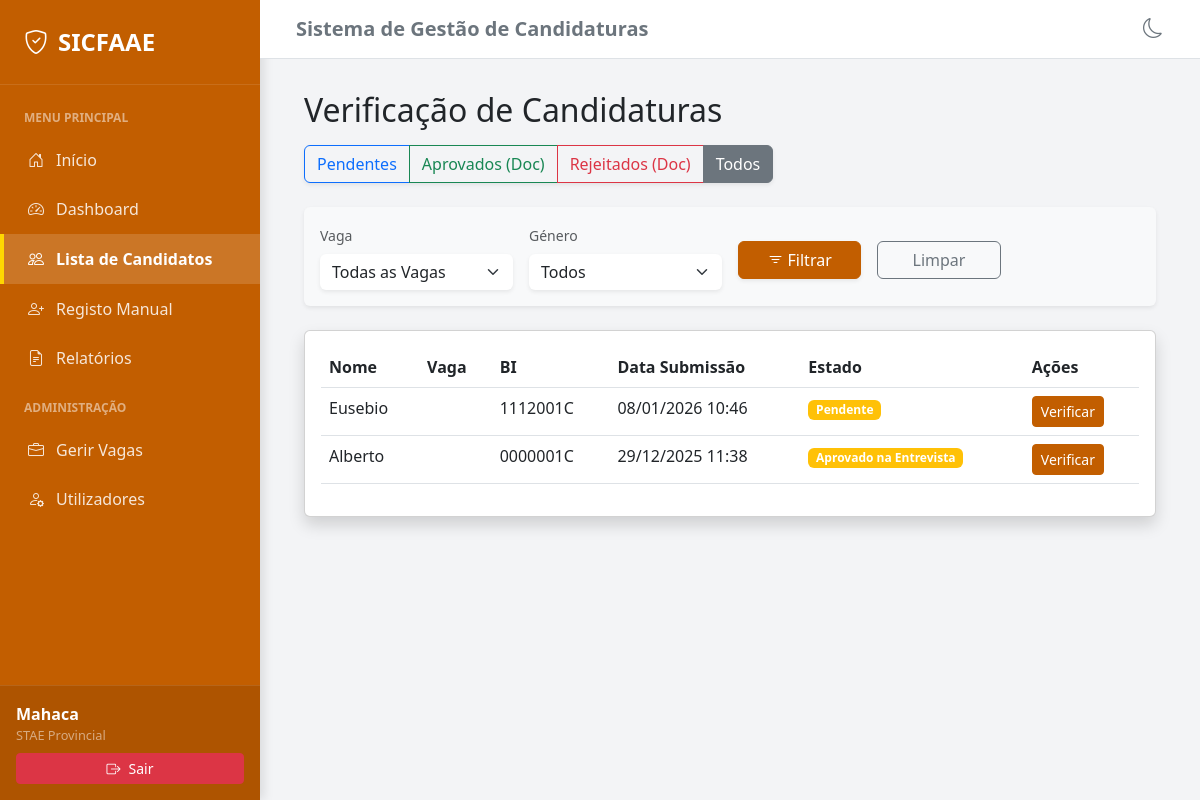
/candidaturas/gestao/lista/?estado=TODOS&vaga=&genero= (signed in), run on the app's committed database.
### candidaturas/models.py (models this page shows, shortened)
class PerfilUtilizador(models.Model):
    class Nivel(models.TextChoices):
        CENTRAL = 'CENTRAL', _('STAE Central')
        PROVINCIAL = 'PROVINCIAL', _('STAE Provincial')
        DISTRITAL = 'DISTRITAL', _('STAE Distrital')
    usuario = models.OneToOneField(
        User,
        on_delete=models.CASCADE,
        related_name='perfil',
        verbose_name=_("Utilizador")
    )
    nivel = models.CharField(
        _("Nível Administrativo"),
        max_length=20,
        choices=Nivel.choices,
        default=Nivel.DISTRITAL
    )
    provincia = models.ForeignKey(
        Provincia,
        on_delete=models.SET_NULL,
        verbose_name=_("Província"),
        related_name='admins_provinciais',
        blank=True,
        null=True,
        help_text=_("Província de responsabilidade (obrigatório para Provincial e Distrital)")
    )
    distrito = models.ForeignKey(
        Distrito,
        on_delete=models.SET_NULL,
        verbose_name=_("Distrito"),
        related_name='admins_distritais',
        blank=True,
        null=True,
        help_text=_("Distrito de responsabilidade (obrigatório para Distrital)")
    )
    data_criacao = models.DateTimeField(auto_now_add=True)
    data_atualizacao = models.DateTimeField(auto_now=True)
    history = HistoricalRecords()
    class Meta:
        verbose_name = _("Perfil de Utilizador")
        verbose_name_plural = _("Perfis de Utilizadores")

class Candidato(models.Model):
    class Estado(models.TextChoices):
        PENDENTE = 'PENDENTE', _('Pendente')
        DOCS_APROVADOS = 'DOCS_APROVADOS', _('Documentos Aprovados')
        DOCS_REJEITADOS = 'DOCS_REJEITADOS', _('Documentos Rejeitados')
        ENTREVISTA_AGENDADA = 'ENTREVISTA_AGENDADA', _('Entrevista Agendada')
        ENTREVISTA_APROVADA = 'ENTREVISTA_APROVADA', _('Aprovado na Entrevista')
        ENTREVISTA_REPROVADA = 'ENTREVISTA_REPROVADA', _('Reprovado na Entrevista')
        CONTRATADO = 'CONTRATADO', _('Contratado/Credenciais Geradas')
    class Genero(models.TextChoices):
        MASCULINO = 'M', _('Masculino')
        FEMININO = 'F', _('Feminino')
    vaga = models.ForeignKey(
        'Vaga',
        on_delete=models.PROTECT,
        verbose_name=_("Vaga a Candidatar"),
        related_name='candidatos',
        null=True,
        blank=True
    )
    nome_completo = models.CharField(_("Nome Completo"), max_length=255)
    genero = models.CharField(
        _("Género"),
        max_length=1,
        choices=Genero.choices,
        default=Genero.MASCULINO
    )
    numero_bi = models.CharField(_("Número de BI"), max_length=20, unique=True)
    numero_telefone = models.CharField(_("Número de Telefone"), max_length=15)
    provincia = models.ForeignKey(
        Provincia,
        on_delete=models.PROTECT,
        verbose_name=_("Província"),
        related_name='candidatos',
        null=True,
        blank=True
    )
    distrito = models.ForeignKey(
        Distrito,
        on_delete=models.PROTECT,
        verbose_name=_("Distrito"),
        related_name='candidatos',
        null=True,
        blank=True
    )
    endereco = models.TextField(_("Endereço (Bairro/Rua)"), blank=True)
    arquivo_cv = models.FileField(_("Curriculum Vitae (CV)"), upload_to='candidatos/cv/', null=True, blank=True)
    arquivo_bi = models.FileField(_("Cópia do BI"), upload_to='candidatos/bi/', null=True, blank=True)
    arquivo_certificado = models.FileField(_("Certificado de Habilitações"), upload_to='candidatos/certificados/', null=True, blank=True)
    foto = models.ImageField(_("Foto"), upload_to='candidatos/fotos/', blank=True, null=True)
    estado = models.CharField(
        _("Estado da Candidatura"),
        max_length=20,
        choices=Estado.choices,
        default=Estado.PENDENTE
    )
    observacoes = models.TextField(_("Observações"), blank=True, null=True)
    validacao_bi = models.BooleanField(_("BI Válido"), default=False)
    validacao_cv = models.BooleanField(_("CV Válido"), default=False)
    validacao_certificado = models.BooleanField(_("Certificado Válido"), default=False)
    validacao_nuit = models.BooleanField(_("NUIT (Se aplicável)"), default=False)
    validacao_registo_criminal = models.BooleanField(_("Registo Criminal"), default=False)
    validacao_atestado_medico = models.BooleanField(_("Atestado Médico"), default=False)
    validacao_requerimento = models.BooleanField(_("Requerimento Assinado"), default=False)
    data_entrevista = models.DateTimeField(_("Data da Entrevista"), null=True, blank=True)
    data_criacao = models.DateTimeField(auto_now_add=True)
    data_atualizacao = models.DateTimeField(auto_now=True)
    history = HistoricalRecords()
    class Meta:
        verbose_name = _("Candidato")
        verbose_name_plural = _("Candidatos")

### candidaturas/views.py (the view, shortened to what this page needs)
# urls.py: path('gestao/lista/', views.ListaVerificacaoView.as_view(), name='lista_verificacao'),
class ListaVerificacaoView(LoginRequiredMixin, generic.ListView):
    model = Candidato
    template_name = 'candidaturas/lista_candidatos.html'
    context_object_name = 'candidatos'
    def get_queryset(self):
        queryset_base = obter_candidatos_acessiveis(self.request.user)
        filtro_estado = self.request.GET.get('estado', Candidato.Estado.PENDENTE)
        filtro_vaga = self.request.GET.get('vaga')
        filtro_genero = self.request.GET.get('genero')
        qs = queryset_base
        if filtro_vaga:
            qs = qs.filter(vaga__id=filtro_vaga)
        if filtro_genero:
            qs = qs.filter(genero=filtro_genero)
        filtro_provincia = self.request.GET.get('provincia')
        if (self.request.user.is_superuser or obter_perfil_usuario(self.request.user).nivel == PerfilUtilizador.Nivel.CENTRAL) and filtro_provincia:
             qs = qs.filter(provincia__id=filtro_provincia)
        return qs.order_by('-data_criacao')
    def get_context_data(self, **kwargs):
        context = super().get_context_data(**kwargs)
        context['estado_atual'] = self.request.GET.get('estado', Candidato.Estado.PENDENTE)
        context['vaga_atual'] = self.request.GET.get('vaga', '')
        context['genero_atual'] = self.request.GET.get('genero', '')
        from .models import Vaga, Provincia
        context['vagas'] = Vaga.objects.filter(ativa=True)
        context['generos'] = Candidato.Genero.choices
        ul = obter_exibicao_nivel_usuario(self.request.user)
        context['nivel_usuario'] = ul
        context['apenas_visualizacao'] = "Superusuário" in ul or "STAE Central" in ul
        if "Superusuário" in ul or "STAE Central" in ul:
            context['provincias'] = Provincia.objects.all().order_by('nome')
            context['provincia_atual'] = self.request.GET.get('provincia', '')
        return context

### templates/candidaturas/lista_candidatos.html (shortened to what this page needs)
{% extends 'candidaturas/base.html' %}
{% block content %}
<div class="row mb-4">
    <div class="col">
        <h2 class="mb-3">Verificação de Candidaturas</h2>
        <div class="mb-4">
            <div class="btn-group shadow-sm">
                <a href="?estado=PENDENTE"
                    class="btn btn-outline-primary {% if estado_atual == 'PENDENTE' %}active{% endif %}">
                    Pendentes
                </a>
                <a href="?estado=DOCS_APROVADOS"
                    class="btn btn-outline-success {% if estado_atual == 'DOCS_APROVADOS' %}active{% endif %}">
                    Aprovados (Doc)
                </a>
                <a href="?estado=DOCS_REJEITADOS"
                    class="btn btn-outline-danger {% if estado_atual == 'DOCS_REJEITADOS' %}active{% endif %}">
                    Rejeitados (Doc)
                </a>
                <a href="?estado=TODOS&vaga={{ vaga_atual }}&genero={{ genero_atual }}"
                    class="btn btn-outline-secondary {% if estado_atual == 'TODOS' %}active{% endif %}">
                    Todos
                </a>
            </div>
        </div>
        <div class="card mb-4 shadow-sm border-0 bg-light">
            <div class="card-body">
                <form method="get" class="row g-3 align-items-center">
                    <div class="col-md-3">
                        <label class="form-label small text-muted">Vaga</label>
                        <select name="vaga" class="form-select border-0 shadow-sm">
                            <option value="">Todas as Vagas</option>
                        </select>
                    </div>
                    <div class="col-md-3">
                        <label class="form-label small text-muted">Género</label>
                        <select name="genero" class="form-select border-0 shadow-sm">
                            <option value="">Todos</option>
                        </select>
                    </div>
                    <div class="col-md-2 mt-4">
                        <button type="submit" class="btn btn-primary w-100 shadow-sm">
                            <i class="bi bi-filter me-1"></i>Filtrar
                        </button>
                    </div>
                    <div class="col-md-2 mt-4">
                        <a href="?estado={{ estado_atual }}" class="btn btn-outline-secondary w-100">
                            Limpar
                        </a>
                    </div>
                </form>
            </div>
        </div>
        <div class="card shadow">
            <div class="card-body">
                {% if candidatos %}
                <table class="table table-hover">
                    <thead>
                        <tr>
                            <th>Nome</th>
                            <th>Vaga</th>
                            <th>BI</th>
                            <th>Data Submissão</th>
                            <th>Estado</th>
                            <th>Ações</th>
                        </tr>
                    </thead>
                    <tbody>
                        {% for c in candidatos %}
                        <tr>
                            <td>{{ c.nome_completo }}</td>
                            <td>{{ c.get_funcao_display }}</td>
                            <td>{{ c.numero_bi }}</td>
                            <td>{{ c.data_criacao|date:"d/m/Y H:i" }}</td>
                            <td><span class="badge bg-warning">{{ c.get_estado_display }}</span></td>
                            <td>
                                {% if apenas_visualizacao %}
                                <a href="{% url 'candidaturas:detalhe_candidato' c.pk %}"
                                    class="btn btn-sm btn-outline-primary">Ver Detalhes</a>
                                {% else %}
                                <a href="{% url 'candidaturas:detalhe_candidato' c.pk %}"
                                    class="btn btn-sm btn-primary">Verificar</a>
                                {% endif %}
                            </td>
                        </tr>
                        {% endfor %}
                    </tbody>
                </table>
                {% else %}
                <p class="text-muted text-center py-4">Nenhuma candidatura encontrada com este filtro.</p>
                {% endif %}
            </div>
        </div>
    </div>
</div>
{% endblock %}

### templates/candidaturas/base.html (shortened to what this page needs)
{% load static %}
<!DOCTYPE html>
<html lang="pt">
<head>
    <link href="https://cdn.jsdelivr.net/npm/bootstrap@5.3.0/dist/css/bootstrap.min.css" rel="stylesheet">
    <link rel="stylesheet" href="https://cdn.jsdelivr.net/npm/bootstrap-icons@1.11.1/font/bootstrap-icons.css">
</head>
<body class="{% if not user.is_authenticated %}public-layout{% endif %}">
    {% if user.is_authenticated %}
    <div id="wrapper">
        <nav id="sidebar-wrapper">
            <div class="sidebar-heading">
                <i class="bi bi-shield-check"></i> SICFAAE
            </div>
            <div class="sidebar-menu nav flex-column">
                <div class="small fw-bold text-uppercase px-4 mb-2 mt-2 text-white-50" style="font-size: 0.75rem;">Menu
                    Principal</div>
                <a href="{% url 'candidaturas:inicio' %}"
                    class="nav-link {% if request.resolver_match.url_name == 'inicio' %}active{% endif %}">
                    <i class="bi bi-house-door"></i> Início
                </a>
                <a href="{% url 'candidaturas:painel_controlo' %}"
                    class="nav-link {% if request.resolver_match.url_name == 'painel_controlo' %}active{% endif %}">
                    <i class="bi bi-speedometer2"></i> Dashboard
                </a>
                <a href="{% url 'candidaturas:lista_verificacao' %}"
                    class="nav-link {% if request.resolver_match.url_name == 'lista_verificacao' %}active{% endif %}">
                    <i class="bi bi-people"></i> Lista de Candidatos
                </a>
                <a href="{% url 'candidaturas:registar_candidatura_manual' %}"
                    class="nav-link {% if request.resolver_match.url_name == 'registar_candidatura_manual' %}active{% endif %}">
                    <i class="bi bi-person-plus"></i> Registo Manual
                </a>
                <a href="{% url 'candidaturas:relatorios' %}"
                    class="nav-link {% if request.resolver_match.url_name == 'relatorios' %}active{% endif %}">
                    <i class="bi bi-file-earmark-text"></i> Relatórios
                </a>
                {% if user.is_superuser or user.perfil.nivel == 'CENTRAL' or user.perfil.nivel == 'PROVINCIAL' %}
                <div class="small fw-bold text-uppercase px-4 mb-2 mt-3 text-white-50" style="font-size: 0.75rem;">
                    Administração</div>
                <a href="/admin/candidaturas/vaga/" target="_blank" class="nav-link">
                    <i class="bi bi-briefcase"></i> Gerir Vagas
                </a>
                <a href="{% url 'candidaturas:gestao_utilizadores' %}"
                    class="nav-link {% if request.resolver_match.url_name == 'gestao_utilizadores' %}active{% endif %}">
                    <i class="bi bi-person-gear"></i> Utilizadores
                </a>
                {% endif %}
            </div>
            <div class="sidebar-footer">
                <div class="d-flex align-items-center mb-2">
                    <div class="flex-grow-1 text-truncate">
                        <div class="fw-bold">{{ user.first_name|default:user.username }}</div>
                        <div class="small text-white-50" style="font-size: 0.8rem;">
                            {{ user.perfil.get_nivel_display|default:'Utilizador' }}
                        </div>
                    </div>
                </div>
                <form action="{% url 'logout' %}" method="post">
                    <button type="submit"
                        class="btn btn-danger btn-sm w-100 d-flex align-items-center justify-content-center gap-2">
                        <i class="bi bi-box-arrow-right"></i> Sair
                    </button>
                </form>
            </div>
        </nav>
        <div id="page-content-wrapper">
            <nav class="navbar navbar-expand-lg border-bottom sticky-top bg-white">
                <div class="container-fluid">
                    <h5 class="mb-0 text-secondary fw-bold d-none d-md-block">Sistema de Gestão de Candidaturas</h5>
                    <div class="ms-auto d-flex align-items-center gap-3">
                        <button class="btn btn-link text-secondary p-0" id="bd-theme-toggle" title="Alternar Tema">
                            <i id="theme-icon" class="bi bi-moon fs-5"></i>
                        </button>
                    </div>
                </div>
            </nav>
            <div class="content-container">
                <div class="container-fluid">
                        {% endif %}
                        {% block content %}{% endblock %}
                        {% if user.is_authenticated %}
                    </div>
                </div>
            </div>
        </div>
        {% else %}
    </div>
    {% endif %}
</body>
</html>

### data on the page
Candidato: nome_completo "Eusebio", numero_bi "1112001C", data_criacao "08/01/2026 10:46", estado "Pendente"
Candidato: nome_completo "Alberto", numero_bi "0000001C", data_criacao "29/12/2025 11:38", estado "Aprovado na Entrevista"

### other printed values
{{ user.first_name|default:user.username }} "Mahaca"
{{ user.perfil.get_nivel_display|default:'Utilizador' }} "STAE Provincial"
